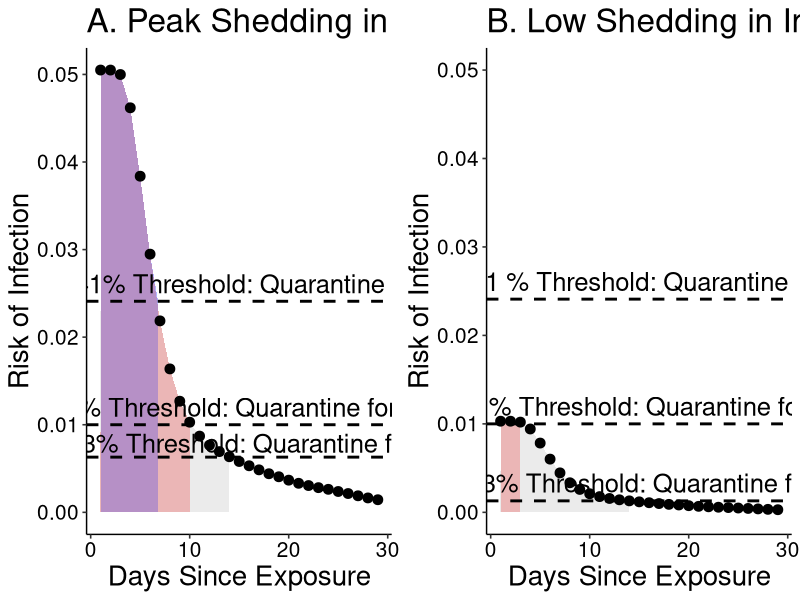
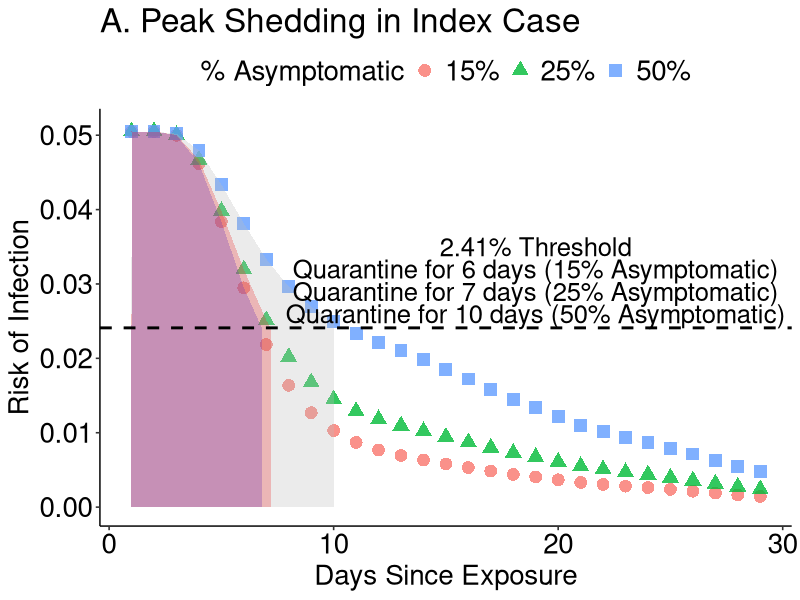

These charts were generated, in order, by the following R code:
#peak shedding in index case

#read in data from logic tables where 1st column
#is the discount on risk of getting sick under ideal testing to find
#asymptomatics as soon as they start shedding and column 2 is the
#probability that asymptomatics have finished shedding (from exposure, shedding
#starts 3 days pre what would be symptom onset)

risk.discount<-read.csv('risk_discount_data.csv')




#initial risk

#highest risk individual 15 min close contact
0.0505

#lowest risk individual, 15 min close contact
0.0103

risk.start<-c(0.0505,0.0103)

#fraction expected to be asymptomatic
fraction.asymptomatic<-c(0.15,0.25,0.50)

for (j in 1:length(risk.start)){
  
  for (i in 1:length(fraction.asymptomatic)){
    
    combined.discount<-1-(1-fraction.asymptomatic[i])*(1-risk.discount$discount)-fraction.asymptomatic[i]*risk.discount$asymp
    
    risks<-risk.start[j]*combined.discount
    days<-1:length(risks)
    
    if (i==1 & j==1){
      frame<-data.frame(risks=risks,days=days,risk.start=risk.start[j],fraction.asymptomatic=fraction.asymptomatic[i])
    }else{
      frametemp<-data.frame(risks=risks,days=days,risk.start=risk.start[j],fraction.asymptomatic=fraction.asymptomatic[i])
      frame<-rbind(frame,frametemp)
    }
  }
}

require(ggplot2)
require(ggpubr)

subframe<-frame[frame$fraction.asymptomatic==0.15,]
subframe$quarantine1<-rep(NA,length(subframe$risks))
subframe$quarantine1<-subframe$risks<=0.01
subframe$quarantine2<-rep(NA,length(subframe$risks))
subframe$quarantine2<-subframe$risks<=0.0241

#------------------------------------- figure 1 ------------------------------------------------------------

subframe1<-subframe[subframe$risk.start==0.0505 & subframe$days<=10,]
subframe2<-subframe[subframe$risk.start==0.0505 & subframe$days<=6,]
subframe3<-subframe[subframe$risk.start==0.0505 & subframe$days<=14,]
tempframe<-data.frame(risks=0.0241,days=6.8,risk.start=0.0505,fraction.asymptomatic=0.15,quarantine1=FALSE,quarantine2=TRUE)
subframe2<-rbind(subframe2,tempframe)
A<-ggplot(subframe[subframe$risk.start==0.0505,],aes(x=days,y=risks))+
  geom_area(data=subframe1,aes(x = ifelse(days<=10 , days, 0)),fill="red",alpha=0.3)+
  geom_area(data=subframe2,aes(x = ifelse(days<=6.8 , days, 0)),fill="blue",alpha=0.3)+
  geom_area(data=subframe3,aes(x = ifelse(days<=14 , days, 0)),fill="grey",alpha=0.3)+
  geom_point(size=3)+
  geom_hline(yintercept=0.01,linetype="dashed",size=1)+
  geom_hline(yintercept=0.0241,linetype="dashed",size=1)+
  geom_hline(yintercept=0.0063,linetype="dashed",size=1)+
  scale_colour_discrete(name="Scenario",labels=c("Peak Shedding in Index Case","Low Shedding in Index Case"))+
  scale_x_continuous(name="Days Since Exposure")+
  scale_y_continuous(name="Risk of Infection")+
  annotate("text",x=19,y=0.012,label="1% Threshold: Quarantine for 10 days",size=6.5)+
  annotate("text",x=19,y=0.0261,label="2.41% Threshold: Quarantine for 6 days",size=6.5)+
  annotate("text",x=19,y=0.0079,label="0.63% Threshold: Quarantine for 14 days",size=6.5)+
  theme_pubr()+theme(axis.title.x = element_text(size=20),axis.title.y = element_text(size=20),title = element_text(size=20),
                     axis.text=element_text(size=15))+
  ggtitle("A. Peak Shedding in Index Case")

subframe4<-subframe[subframe$risk.start==0.0103 & subframe$days<=3,]
subframe5<-subframe[subframe$risk.start==0.0103 & subframe$days<=14,]
B<-ggplot(subframe[subframe$risk.start==0.0103,],aes(x=days,y=risks))+
  geom_area(data=subframe4,aes(x = ifelse(days<=3 , days, 0)),fill="red",alpha=0.3)+
  geom_area(data=subframe5,aes(x = ifelse(days<=14 , days, 0)),fill="grey",alpha=0.3)+
  geom_point(size=3)+
  geom_hline(yintercept=0.01,linetype="dashed",size=1)+
  geom_hline(yintercept=0.0241,linetype="dashed",size=1)+
  geom_hline(yintercept=0.001293,linetype="dashed",size=1)+
  scale_colour_discrete(name="Scenario",labels=c("Peak Shedding in Index Case","Low Shedding in Index Case"))+
  scale_x_continuous(name="Days Since Exposure")+
  scale_y_continuous(name="Risk of Infection",limits = c(0, 0.05))+
  annotate("text",x=19,y=0.012,label="1 % Threshold: Quarantine for 3 days",size=6.5)+
  annotate("text",x=19,y=0.0261,label="2.41 % Threshold: Quarantine for 0 days",size=6.5)+
  annotate("text",x=19,y=0.0033,label="0.13% Threshold: Quarantine for 14 days",size=6.5)+
  theme_pubr()+theme(axis.title.x = element_text(size=20),axis.title.y = element_text(size=20),title=element_text(size=20),
                     axis.text=element_text(size=15))+
  ggtitle("B. Low Shedding in Index Case")

windows()
ggarrange(A,B)



#------------------------------------ figure 2 -------------------------------------------------------------


subframe6<-frame[frame$risk.start==0.0505 & frame$days<=7 & frame$fraction.asymptomatic==0.25,]
tempframe<-data.frame(risks=0.0241,days=7.2,risk.start=0.0505,fraction.asymptomatic=0.25)
subframe6<-rbind(subframe6,tempframe)


subframe7<-frame[frame$risk.start==0.0505 & frame$days<=10 & frame$fraction.asymptomatic==0.5,]

A.2<-ggplot(frame[frame$risk.start==0.0505,],aes(x=days,y=risks))+
  geom_point(aes(shape=as.character(fraction.asymptomatic),colour=as.character(fraction.asymptomatic)),size=4,alpha=0.8)+
  geom_area(data=subframe2,aes(x = ifelse(days<=7 , days, 0)),fill="blue",alpha=0.3)+
  geom_area(data=subframe6,aes(x = ifelse(days<=7.2 , days, 0)),fill="red",alpha=0.3)+
  geom_area(data=subframe7,aes(x = ifelse(days<=10 , days, 0)),fill="grey",alpha=0.3)+
  scale_shape_discrete(name="% Asymptomatic",labels=c("15%", "25%", "50%"))+
  scale_colour_discrete(name="% Asymptomatic",labels=c("15%", "25%", "50%"))+
  scale_x_continuous(name="Days Since Exposure")+
  scale_y_continuous(name="Risk of Infection",limits = c(0, 0.051))+
  geom_hline(yintercept=0.0241,linetype="dashed",size=1)+
  annotate("text",x=19,y=0.035,label="2.41% Threshold",size=6.5)+
  annotate("text",x=19,y=0.032,label="Quarantine for 6 days (15% Asymptomatic)",size=6.5)+
  annotate("text",x=19,y=0.029,label="Quarantine for 7 days (25% Asymptomatic)",size=6.5)+
  annotate("text",x=19,y=0.026,label="Quarantine for 10 days (50% Asymptomatic)",size=6.5)+
  theme_pubr()+theme(axis.title.x = element_text(size=20),axis.title.y = element_text(size=20),
                     legend.text = element_text(size=20), legend.title=element_text(size=20),
                     axis.text=element_text(size=20),title=element_text(size=20))+
  ggtitle("A. Peak Shedding in Index Case")

windows()
A.2

#negative test scenario
